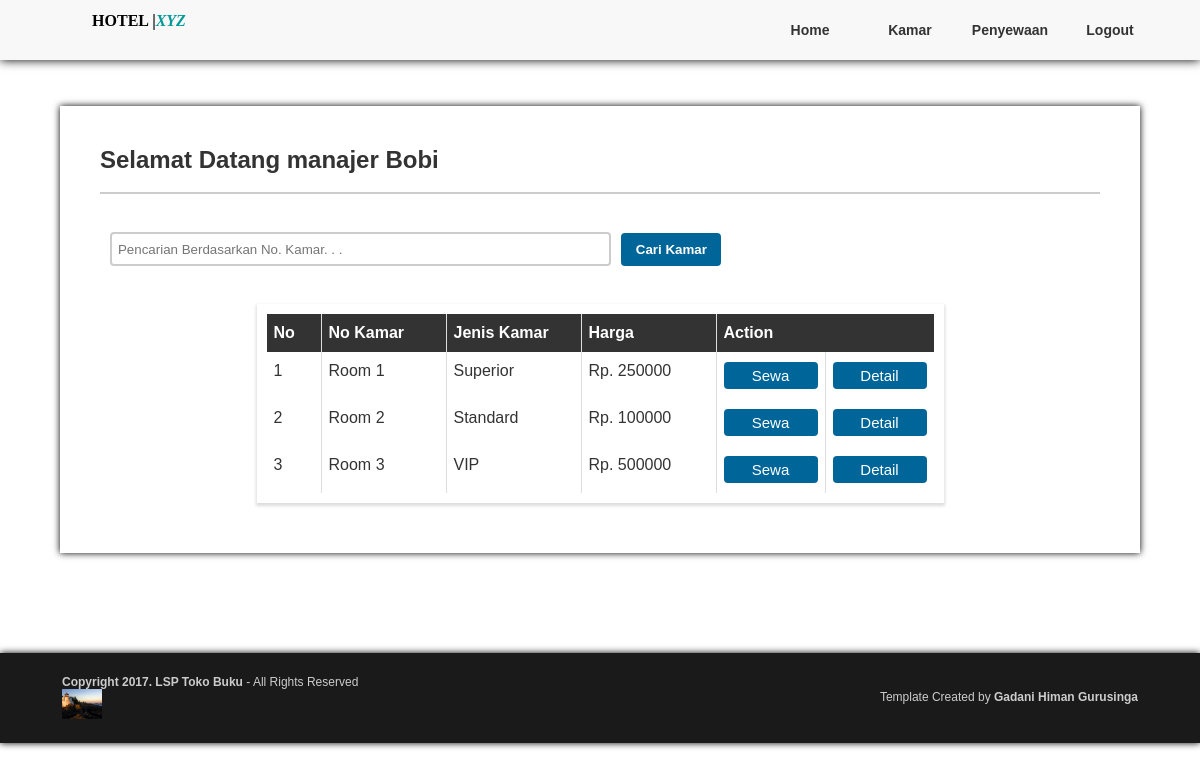
Screenshot of /home.php (signed in) with the database file from the repository.
### tables this page shows
CREATE TABLE IF NOT EXISTS `kamar` (
  `id_kamar` varchar(10) NOT NULL DEFAULT '0',
  `jenis_kamar` varchar(50) DEFAULT NULL,
  `deskripsi` varchar(50) NOT NULL,
  `harga_sewa` int(11) NOT NULL,
  `ppn` int(11) NOT NULL,
  `diskon` int(11) NOT NULL,
  PRIMARY KEY (`id_kamar`)
);

### home.php (the view, shortened to what this page needs)
<?php session_start();
if(isset($_SESSION['username']))
{
?>
<!DOCTYPE html PUBLIC "-//W3C//DTD XHTML 1.0 Transitional//EN" "http://www.w3.org/TR/xhtml1/DTD/xhtml1-transitional.dtd">
<html xmlns="http://www.w3.org/1999/xhtml">
<head>
<link href="css.css" rel="stylesheet" type="text/css" />
</head>
<body>
<?php include ("menu.php"); ?>
<div id="content"><br />
<br />
<?php
$nama = $_SESSION['nama'];
$akses = $_SESSION['akses'];
?>
<div id="artikel">
  <center>
<p><strong><font size="+2">Selamat Datang <?php echo $akses;?> <?php echo $nama;?>  </font></strong></p>
</center>
<br />
<hr color="#CCCCCC" />
<br />
<br />
<form action="" method="POST">
<table width="80%" border="0" align="center" >
<tr>
<td>
<input placeholder="Pencarian Berdasarkan No. Kamar. . ." name="id_kamar" type="text" class="form" />
</td>
<td align="left">
<input type="submit" class="t_cari" name="cari" value="Cari Kamar" />
</td>
</tr>
</table>
</form>
<br />
<br />
<center>
<table class="fixed-th">
		<thead>
			<tr>
            <?php
						if(isset($_POST['cari']))
						{
							$id_kamar = $_POST['id_kamar'];
							$no = 1;
$query =  mysql_query("SELECT * FROM kamar WHERE id_kamar LIKE '%$id_kamar%' ");
if($query){
?>
				<th>No</th>
				<th>No Kamar</th>
				<th>Jenis Kamar</th>
        <th>Harga</th>
        <th colspan="2">Action</th>
			</tr>
		</thead>
                      <?php
while($hasil = mysql_fetch_array($query))
{
?>
		<tbody>
			<tr>
				<td><?php echo $no; ?></td>
				<td>Room <?php echo $hasil['id_kamar'];?></td>
				<td><?php echo $hasil['jenis_kamar'];?></td>
				<td>Rp. <?php echo $hasil['harga_sewa'];?></td>
                <td><a href="form_sewa.php?id=<?php echo $hasil['id_kamar'];?>"><font class="action">Sewa</font></a></td>
                <td> <a href="home.php?id=<?php echo $hasil['id_kamar'];?>"><font class="action">Detail</font></a></td>
			<?php
         $no++;
		 ?>
        </tr>
				<?php
				}
				}
							else
							{
								echo "No Data";
							}
				}
				?>
		</tbody>
	</table>
</center>
</div>
</div>
<?php include ("footer.php"); ?>
</body>
</html>
<?php
}
else{echo"<script>alert ('Anda Tidak Bisa Mengakses Halaman Ini, Silahkan Login Dahulu');window.location='index.php';</script>";}?>

### css.css (style rules this page uses)
* { padding:0px; margin:0px; }
.t_cari { font-family:"Lucida Sans Unicode", "Lucida Grande", sans-serif; font-weight:bold; border-bottom-left-radius:4px; border-bottom-right-radius:4px; border-top-left-radius:4px; border-top-right-radius:4px; width:100px; height:33px; color:#FFF; background-color:#069; border:#000; cursor:pointer; }
p { text-align:justify }
body { background:#FFF; }
a { text-decoration:none; color:#000; }
.form { padding-left:6px; width:95%; height:30px; border-radius:4px; border:2px solid #CCC; }
.action { font-family:"Lucida Sans Unicode", "Lucida Grande", sans-serif; font-size:15px; display:block; border-bottom-left-radius:4px; border-bottom-right-radius:4px; border-top-left-radius:4px; border-top-right-radius:4px; text-align:center; padding:5px 7px 5px 7px; width:80px; color:#FFF; background-color:#069; border:#000; cursor:pointer; }
#content { padding-top:70px; background-color:#FFF; width:100%; height:auto; padding-bottom:100px; }
#artikel { text-align:center; margin: auto; width:90%; max-width:1000px; height:auto; padding-top:40px; padding-bottom:50px; padding-left:40px; padding-right:40px; box-shadow: 0 0 7px #000; font-size:16px; color:#333; font-family:Arial, Helvetica, sans-serif; }
.fixed-th { width: auto; border-collapse: collapse; box-shadow: 0 2px 3px 1px #ddd; table-layout: fixed; border: 10px solid #fff; }
.fixed-th thead { background-color: #333; color:#fff; display: block; }
.fixed-th tbody { display: block; width: 100%; }
.fixed-th th,.fixed-th td { vertical-align: top; padding:10px 7px; text-align: left; }
.fixed-th th + th, .fixed-th td + td { border-left:1px solid #ddd; }
.fixed-th th:nth-child(1), .fixed-th td:nth-child(1) { min-width:40px; }
.fixed-th th:nth-child(2), .fixed-th td:nth-child(2) { width:110px; }
.fixed-th th:nth-child(3), .fixed-th td:nth-child(3) { width:120px; }
.fixed-th th:nth-child(4), .fixed-th td:nth-child(4) { width:120px; }
.fixed-th th:nth-child(5), .fixed-th td:nth-child(5) { width:60px; }
.fixed-th th:nth-child(6), .fixed-th td:nth-child(6) { width:60px; }

### rows the page displays
kamar: id_kamar "1", jenis_kamar "Superior", harga_sewa "250000"
kamar: id_kamar "2", jenis_kamar "Standard", harga_sewa "100000"
kamar: id_kamar "3", jenis_kamar "VIP", harga_sewa "500000"

### other values shown
$akses "manajer"
$nama "Bobi"
